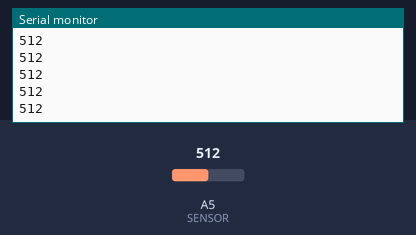
A sketch run on a simulated Arduino Uno, built with avr-gcc and run on an emulated ATmega328P. Shown: the last lines printed to the serial monitor. The test bench sets the inputs (shaded band); at power-on: A5 (SENSOR) = 512.

Above: at 1.2 s.
1.3 s: A5 (SENSOR) set to 716
At 1.68 s:
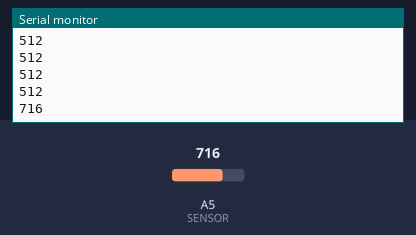
2.8 s: A5 (SENSOR) set to 900
At 2.93 s:
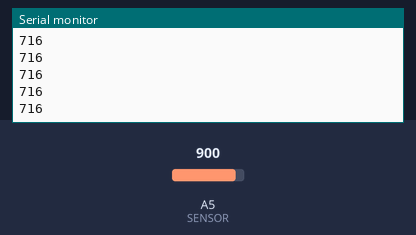
Timing chart, 0 to 5.8 s (numbered marks = the images above; inputs shaded):
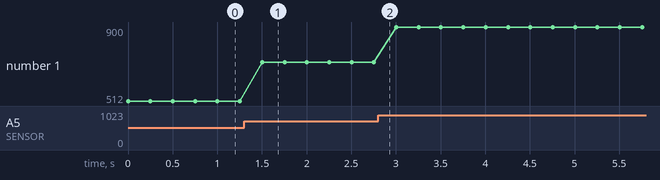

The sketch:

AnalogTest.ino
```cpp
#define SENSOR A5 // Right line analog pin A5
int sValue = 0; // Variable holds value
void setup() {
  Serial.begin (9600); // Start Serial Monitor
}
void loop() {
  sValue = analogRead(SENSOR); // Read sensor value
  Serial.println (sValue); // Display value
  delay(250); // Wait 1/4 second
}
```

Measured:
- after the input at 1.3 s, the serial monitor: prints a new line after 0.20 s (image 1)
- plotted number 1: 512 → 716 after the input at 1.3 s, 716 → 900 after the input at 2.8 s
